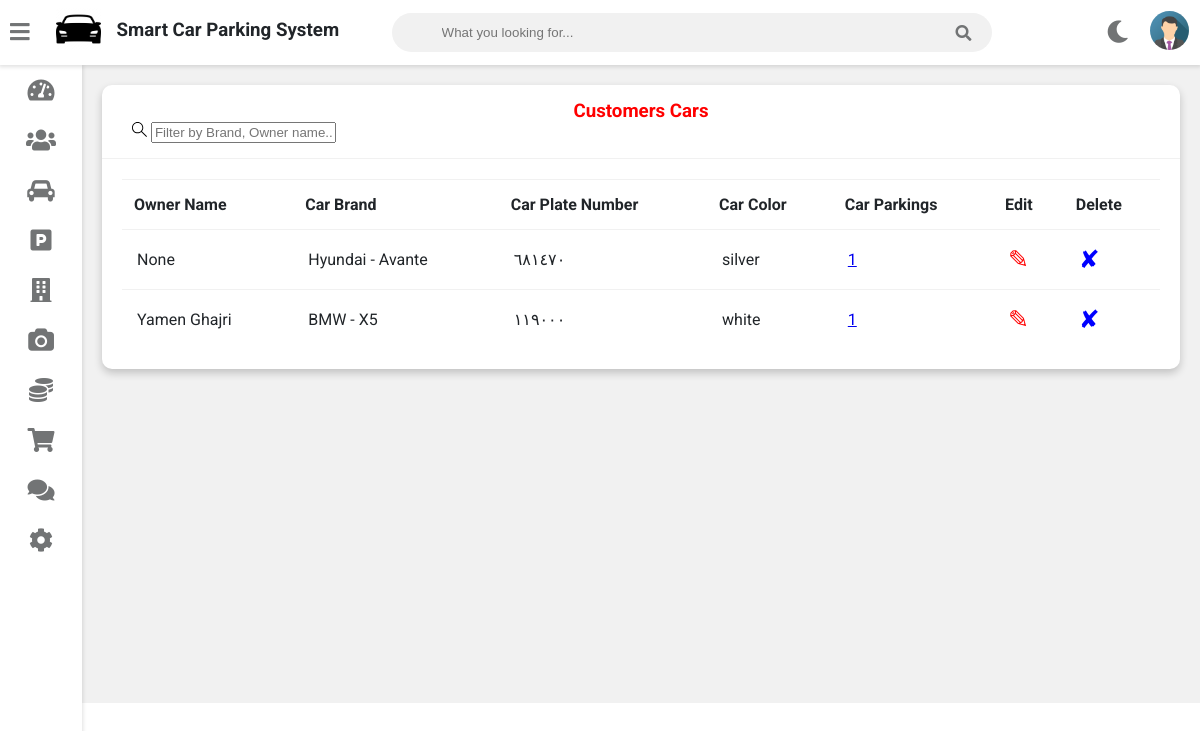
/cars/cars-list, run on the app's committed database.
### core/models.py (models this page shows, shortened)
class Car(models.Model):
    owner = models.ForeignKey(User, on_delete=models.SET_NULL, null=True, related_name='users')
    brand = models.ForeignKey(Brand, on_delete=models.SET_NULL, null=True)
    plate_number = models.CharField(max_length=100)
    color        = models.CharField(max_length=100)

class Brand(models.Model):
    name  = models.CharField(max_length=200, null=False)
    model = models.CharField(max_length=200, null=True, blank=True)
    def __str__(self):
        return str(self.name) + ' - ' + str(self.model)

class User(AbstractUser):
    PERMISSIONS_TYPES = (
        ('Garage Manager', 'Garage Manager'),
        ('Cashier', 'Cashier'),
        ('Customer', 'Customer'),
    )
    permission = models.CharField(max_length=100, choices=PERMISSIONS_TYPES)
    first_name   = models.CharField(max_length=100)
    last_name    = models.CharField(max_length=100)
    email        = models.EmailField(unique=True, null=True)
    phone_number = models.CharField(max_length=100)
    avatar       = models.ImageField(null=True, blank=True)
    def __str__(self):
        return str(self.first_name) + ' ' + str(self.last_name)

### cars/views.py (the view)
# urls.py: path('cars-list', views.car_list, name='car-list'),
def car_list(request):
    q = request.GET.get('q') if request.GET.get('q') != None else ''    # filtering value (Brand)
    car_list = Car.objects.filter(
        Q(brand__name__icontains=q)  |
        Q(brand__model__icontains=q) |
        Q(plate_number__icontains=q)  |
        Q(owner__first_name__icontains=q) |
        Q(owner__last_name__icontains=q)
    )
    car_list = list(reversed(car_list))
    carParkingsCount = []
    for car in car_list:
        carParkingsCount.append(Parking.objects.filter(
            car_id = car.id
        ).count())
    data = zip(car_list, carParkingsCount)
    return render(request, 'admin_car_list.html', {'data': data})

### cars/templates/admin_car_list.html (shortened to what this page needs)
{% extends 'vehicle/adminbase.html' %} {% block content %}
<div class="wrapper">
  <div class="row">
    <div class="col-12 col-m-12 col-sm-12">
      <div class="card">
        <div class="card-header">
          <h3 style="color: red; text-align: center">Customers Cars</h3>
          <form
            action="{% url 'cars:car-list' %}"
            method="GET"
            class="header__search"
          >
            <label>
              <input name="q" placeholder="Filter by Brand, Owner name..." />
            </label>
          </form>
        </div>
        <div class="card-content">
          <table>
            <thead>
              <tr>
                <th>Owner Name</th>
                <th>Car Brand</th>
                <th>Car Plate Number</th>
                <th>Car Color</th>
                <th>Car Parkings</th>
                <th>Edit</th>
                <th>Delete</th>
              </tr>
            </thead>
            <tbody>
              {% for car, parkings in data %}
              <tr>
                <td>{{ car.owner }}</td>
                <td>{{ car.brand }}</td>
                <td>{{ car.plate_number }}</td>
                <td>{{ car.color }}</td>
                <td>
                  <a href="{% url 'car-parking' car.id %}">{{ parkings }}</a>
                </td>
                <td>
                  <a
                    href="{% url 'cars:update-car' car.id  %}"
                    style="color: red; text-decoration: none; font-size: 25px"
                    >&#9998;</a>
                </td>
                <td>
                  <a
                    href="{% url 'cars:delete-car' car.id  %}"
                    style="color: blue; text-decoration: none; font-size: 25px"
                    >&#10008;</a>
                </td>
              </tr>
              {% endfor %}
            </tbody>
          </table>
        </div>
      </div>
    </div>
  </div>
  <br /><br /><br /><br /><br /><br /><br /><br /><br /><br /><br /><br /><br /><br /><br /><br />
</div>
{% endblock content %}

### static/style.css (style rules this page uses)
:root { --primary-color: #4834d4; --success-color: #6ab04c; --warning-color: #f0932b; --danger-color: #eb4d4b; --light-color: #212529; --light-second-color: #727475; --light-background: #ffffff; --light-second-background: #f1f1f1; --dark-color: #909090; --dark-second-color: #f5f6fa; --dark-background: #23242D; --dark-second-background: #181818; }
.light { --main-bg-color: var(--light-background); --second-bg-color: var(--light-second-background); --main-color: var(--light-color); --second-color: var(--light-second-color); }
* { box-sizing: border-box; }
body { font-family: 'Roboto', sans-serif; background: var(--main-bg-color); color: var(--main-color); margin: 0; }
.wrapper { padding: 10px; margin-left: 82px; padding-top: 75px; background: var(--second-bg-color); transition: margin-left .5s; }
.row { display: flex; flex-wrap: wrap; flex-direction: row; }
.row:after, .row:before { box-sizing: border-box; }
[class*="col-"] { padding: 10px; }
@media only screen and (min-width: 600px) { .col-sm-12 { width: 100%; } }
@media only screen and (min-width: 768px) { .col-m-12 { width: 100%; } }
@media only screen and (min-width: 992px) { .col-12 { width: 100%; } }
.card { background: var(--main-bg-color); color: var(--main-color); border-radius: 10px; margin-bottom: 10px; box-shadow: 0 4px 8px 0 rgba(0,0,0,0.2); }
.card-header { padding: 15px 30px; border-bottom: 1px solid var(--second-bg-color); position: relative; }
.card-header h3 { margin: 0; }
.card-content { padding: 20px; overflow-x: auto; }
table { border-collapse: collapse; width: 100%; }
table td { border-top: 1px solid var(--second-bg-color); padding: 15px; }
table th { border-top: 1px solid var(--second-bg-color); border-bottom: 1px solid var(--second-bg-color); padding: 15px 12px; text-align: left; }

### data on the page
Car: owner "None", brand "Hyundai - Avante", plate_number "٦٨١٤٧٠", color "silver", parkings "1"
Car: owner "Yamen Ghajri", brand "BMW - X5", plate_number "١١٩٠٠٠", color "white", owner "1"
